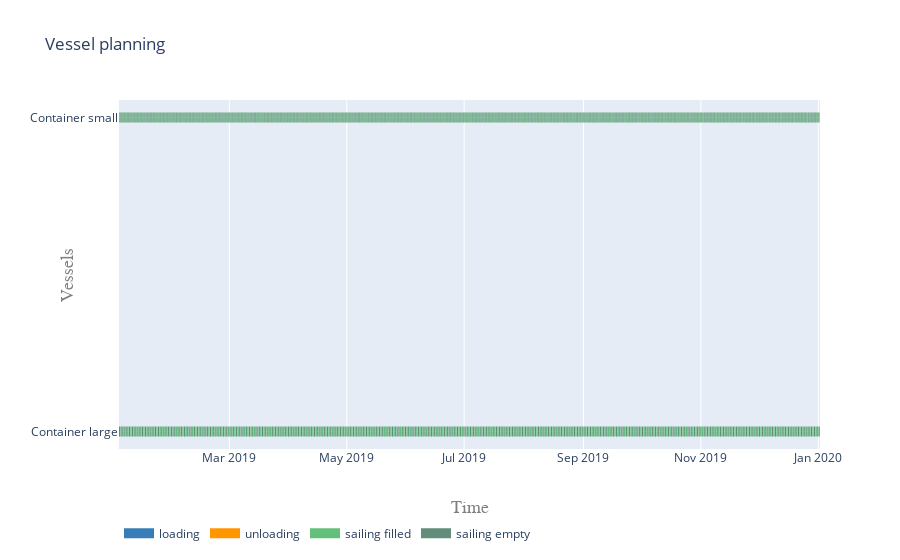

Notebook source saved alongside this figure:
### Markdown cell above
#### Vessel planning

### Code cell
activities = ['loading', 'unloading', 'sailing filled', 'sailing empty']
colors = {0:'rgb(55,126,184)', 1:'rgb(255,150,0)', 2:'rgb(98, 192, 122)', 3:'rgb(98, 141, 122)'}

plot.vessel_planning(vessels, activities, colors)

### Figure 1 — Plotly figure (JSON) as saved in the notebook; plotly's stock layout.template omitted (floating-point values rounded to 4 significant figures; data arrays with more than 128 entries replaced by an {"elided": "..."} marker saying what was removed)
{"data": [{"connectgaps": false, "hoverinfo": "y+name", "line": {"color": "rgb(55,126,184)", "width": 10}, "mode": "lines", "name": "loading", "type": "scatter", "x": {"elided": "3515 str values"}, "y": {"elided": "3515 str values"}}, {"connectgaps": false, "hoverinfo": "y+name", "line": {"color": "rgb(255,150,0)", "width": 10}, "mode": "lines", "name": "unloading", "type": "scatter", "x": {"elided": "3515 str values"}, "y": {"elided": "3515 str values"}}, {"connectgaps": false, "hoverinfo": "y+name", "line": {"color": "rgb(98, 192, 122)", "width": 10}, "mode": "lines", "name": "sailing filled", "type": "scatter", "x": {"elided": "3515 str values"}, "y": {"elided": "3515 str values"}}, {"connectgaps": false, "hoverinfo": "y+name", "line": {"color": "rgb(98, 141, 122)", "width": 10}, "mode": "lines", "name": "sailing empty", "type": "scatter", "x": {"elided": "3510 str values"}, "y": {"elided": "3510 str values"}}], "layout": {"hovermode": "closest", "legend": {"orientation": "h", "x": 0, "y": -0.2}, "title": {"text": "Vessel planning"}, "xaxis": {"range": ["2019-01-02T16:29:31.841053", "2020-01-01T21:04:41.473178"], "title": {"font": {"color": "#7f7f7f", "family": "Courier New, monospace", "size": 18}, "text": "Time"}}, "yaxis": {"title": {"font": {"color": "#7f7f7f", "family": "Courier New, monospace", "size": 18}, "text": "Vessels"}}}}
